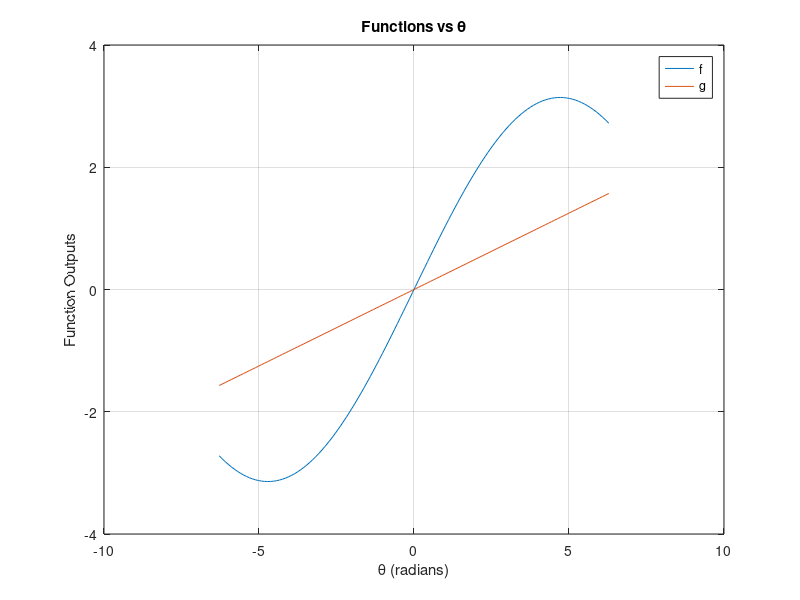
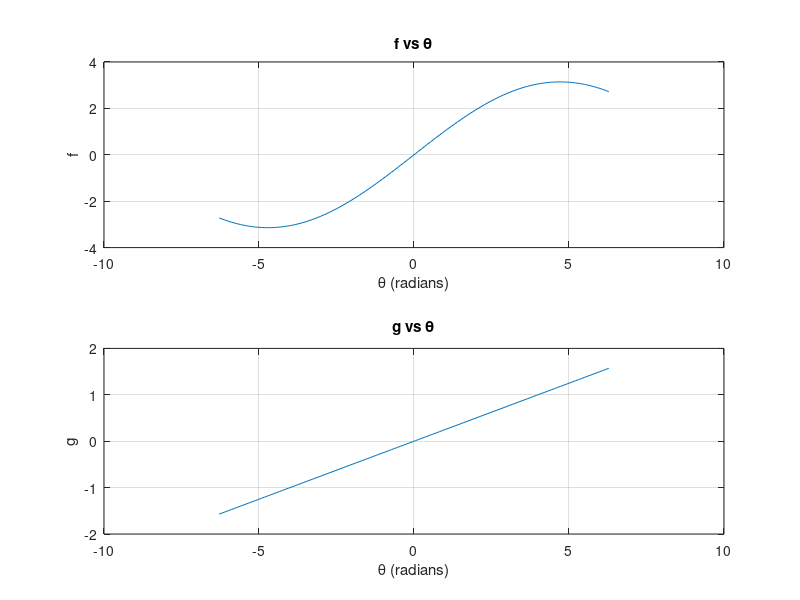
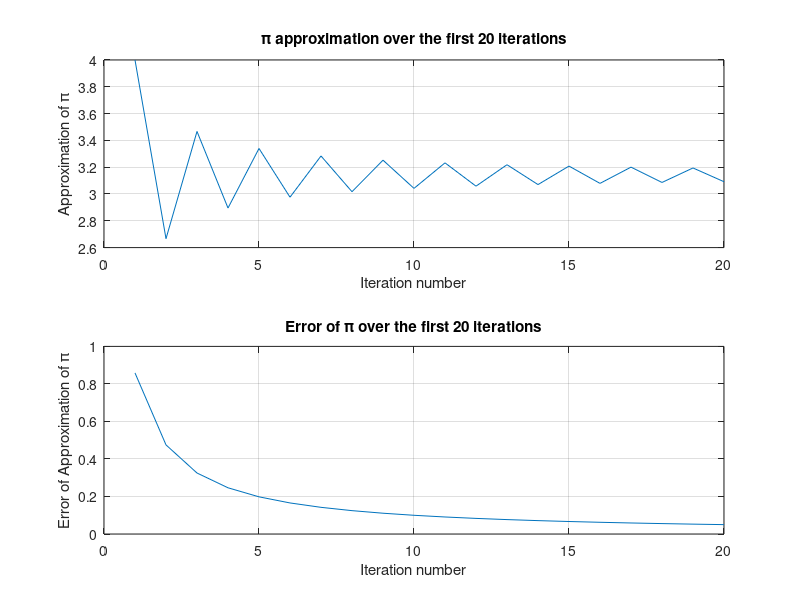

Recreate these plots in MATLAB, in order.
%% 1
    
    theta = linspace( -2*pi ,  2*pi , 130 ) ; %Creating theta values for input 
    f = pi * sin( theta ./ 3 ) ; %Calculating f for each value of theta
    g = theta ./ 4 ; %Calculating g for each value of theta
    
    figure %plots both f and g outputs against theta inputs
    plot( theta , f , theta , g )
    legend( 'f' , 'g' ) %label which lines are which function
    title( 'Functions vs \theta' )
    xlabel( '\theta (radians)' ) 
    ylabel( 'Function Outputs' ) 
    grid
    
    figure % f vs theta is plotted in a graph above the graph of g vs theta
    subplot( 2 , 1 , 1 )
    plot( theta , f )
    title( 'f vs \theta' )
    xlabel( '\theta (radians)' )
    ylabel( 'f' )
    grid
    
    subplot( 2 , 1 , 2 )
    plot( theta , g )
    title( 'g vs \theta' )
    xlabel( '\theta (radians)' )
    ylabel( 'g' )
    grid
    
%% 2
    
    x = linspace( 0 , 10 , 100000 ) ; %Creates x for inputs
    r1 = zeros( size( x ) ) ; %preallocate r1 with zeros the same size as x
    r2 = zeros( size( x ) ) ; %preallocate r2 with zeros the same size as x
    
    
    ts_r1 = tic ; %starting timer
    for i = 1:length( x ) %running through loop for every element of x
        r1(i) = 4 *x(i) ^ 3 - 2 * x(i) ^ 2 - 1 ; %calculating r1 using the corresponding element of x
    end
    t_r1 = toc( ts_r1 ) ; %finds elapsed time of loop
    
    
    ts_r2 = tic ; %starting timer
    r2 = 4 * x .^ 3 - 2 * x .^ 2 - 1 ; %Using the whole vector x as the input variable to calculate r2
    t_r2 = toc( ts_r1 ) ; %finds elapsed time of calculation
    
    t1 = [ 'The elapsed time to calculate r1 was ' , num2str( t_r1 ) , ' s' ] ; %Formatting the output time for r1
    t2 = [ 'The elapsed time to calculate r2 was ' , num2str( t_r2 ) , ' s' ] ; %Formatting the output time for r2
    
    %displaying the times for each calculation
    disp( t1 )
    disp( t2 )
    disp( 'Calculating using a for loop seems to be more effecient for matlab based on the shorter time to calculate r1' )
    
%% 3

    n = 600 ; %n is number of numbers to be averaged
    data = zeros( 1 , n ) ; %data is data to be averaged, this line preallocates it
    data = rand( [ 1 , 600 ] ) ; %Fill data with random numbers
    sum_n = 0 ; %preallocating sum
    
    for i = 1:n
        sum_n = sum_n + data(i) ; %sum of all of the elements in data
    end
    
    average = sum_n / n ; %finding the average by dividing the sum by the number of numbers
    mavg = mean( data ) ; %finding the average using built in matlab command
    
    %displaying data
    disp( [ 'My average is ' , num2str( average ) ] )
    disp( [ 'The average calculated by MATLAB is ' , num2str( mavg ) ] )

    
%% 4

  %Setting initial values for variables
    p = 0 ;
    pi_a = 0 ;
    k = 2 ;
    e = pi ;

    while e( k-1 ) > 10^-4 %approximates pi to within 10^-4
        p( k ) = 4 * ( ( ( -1 ) ^ ( k ) ) / ( 2 * ( k - 1 ) - 1 ) ) ; %Calculates each term of infinite series to estimate pi
        pi_a( k ) = sum( p ) ; %Sums all terms of series
        e( k ) = abs( pi - pi_a( k ) ) ; %calculates error of pi approximation
        k = k + 1 ; %counts iteration
    end

    %Display value for pi and number of iterations it took
    disp( [ 'My calculation of pi is ' , num2str( pi_a( k - 1 ) ) , ' after ' , num2str( k - 1 ) , ' steps' ] )

    n = 20 ; %Sets how many iterations used for the following calculations
    for ii = 1 : n 
        pi_n(ii) = pi_a( ii + 1 ) ; %puts the first n iterations of pi in a seperate vector
        e_n(ii) = e( ii + 1 ) ; %puts the first n iterations of error in a seperate vector
        k_n = linspace( 1 , n , n ) ; 
    end

    %plots approximation of pi and error for the initial n interations
    figure
    subplot( 2 , 1 , 1 ) %plot of pi is on the top
    plot( k_n , pi_n ) %plots iterations against approximation for pi
    title( '\pi approximation over the first 20 iterations' ) %Titles graph
    xlabel( 'Iteration number' ) %titles x axis
    ylabel( 'Approximation of \pi' ) %title y axis
    grid %puts a grid on graph

    subplot( 2 , 1 , 2 ) %plot of error is below
    plot ( k_n , e_n ) %plots iterations against error
    title( 'Error of \pi over the first 20 iterations' ) %titles graph
    xlabel( 'Iteration number' ) %titles x axis
    ylabel( 'Error of Approximation of \pi' ) %titles y axis
    grid %puts a grid on graph

   
